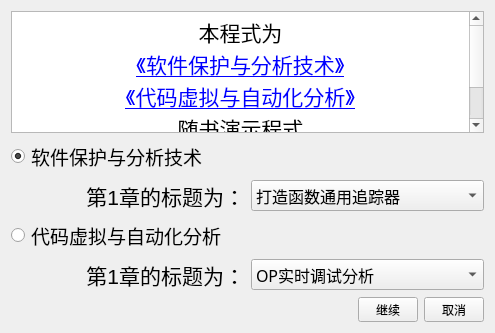
<?xml version="1.0" encoding="UTF-8"?>
<ui version="4.0">
 <class>BookCover</class>
 <widget class="QDialog" name="BookCover">
  <property name="geometry">
   <rect>
    <x>0</x>
    <y>0</y>
    <width>495</width>
    <height>333</height>
   </rect>
  </property>
  <property name="windowTitle">
   <string>请选择《软件保护及破解技术——原理与实践》章节</string>
  </property>
  <layout class="QVBoxLayout" name="verticalLayout_3">
   <item>
    <widget class="QTextBrowser" name="textBrowser">
     <property name="html">
      <string>&lt;!DOCTYPE HTML PUBLIC &quot;-//W3C//DTD HTML 4.0//EN&quot; &quot;http://www.w3.org/TR/REC-html40/strict.dtd&quot;&gt;
&lt;html&gt;&lt;head&gt;&lt;meta name=&quot;qrichtext&quot; content=&quot;1&quot; /&gt;&lt;style type=&quot;text/css&quot;&gt;
p, li { white-space: pre-wrap; }
&lt;/style&gt;&lt;/head&gt;&lt;body style=&quot; font-family:'SimSun'; font-size:9pt; font-weight:400; font-style:normal;&quot;&gt;
&lt;p align=&quot;center&quot; style=&quot; margin-top:0px; margin-bottom:0px; margin-left:0px; margin-right:0px; -qt-block-indent:0; text-indent:0px;&quot;&gt;&lt;span style=&quot; font-size:16pt;&quot;&gt;本程式为&lt;/span&gt;&lt;/p&gt;
&lt;p align=&quot;center&quot; style=&quot; margin-top:0px; margin-bottom:0px; margin-left:0px; margin-right:0px; -qt-block-indent:0; text-indent:0px;&quot;&gt;&lt;a href=&quot;http://bbs.pediy.com/&quot;&gt;&lt;span style=&quot; font-size:16pt; text-decoration: underline; color:#0000ff;&quot;&gt;《软件保护与分析技术》&lt;/span&gt;&lt;/a&gt;&lt;/p&gt;
&lt;p align=&quot;center&quot; style=&quot; margin-top:0px; margin-bottom:0px; margin-left:0px; margin-right:0px; -qt-block-indent:0; text-indent:0px;&quot;&gt;&lt;a href=&quot;http://bbs.pediy.com/&quot;&gt;&lt;span style=&quot; font-size:16pt; text-decoration: underline; color:#0000ff;&quot;&gt;《代码虚拟与自动化分析》&lt;/span&gt;&lt;/a&gt;&lt;/p&gt;
&lt;p align=&quot;center&quot; style=&quot; margin-top:0px; margin-bottom:0px; margin-left:0px; margin-right:0px; -qt-block-indent:0; text-indent:0px;&quot;&gt;&lt;span style=&quot; font-size:16pt;&quot;&gt;随书演示程式&lt;/span&gt;&lt;/p&gt;
&lt;p align=&quot;center&quot; style=&quot;-qt-paragraph-type:empty; margin-top:0px; margin-bottom:0px; margin-left:0px; margin-right:0px; -qt-block-indent:0; text-indent:0px; font-size:16pt;&quot;&gt;&lt;br /&gt;&lt;/p&gt;
&lt;p align=&quot;right&quot; style=&quot; margin-top:0px; margin-bottom:0px; margin-left:0px; margin-right:0px; -qt-block-indent:0; text-indent:0px;&quot;&gt;该程式仅用于配合理解书中内容，请勿用于其它任何用途&lt;/p&gt;&lt;/body&gt;&lt;/html&gt;</string>
     </property>
     <property name="openExternalLinks">
      <bool>true</bool>
     </property>
    </widget>
   </item>
   <item>
    <layout class="QVBoxLayout" name="verticalLayout">
     <item>
      <widget class="QRadioButton" name="rbk1">
       <property name="font">
        <font>
         <family>微软雅黑</family>
         <pointsize>14</pointsize>
         <weight>50</weight>
         <bold>false</bold>
        </font>
       </property>
       <property name="text">
        <string>软件保护与分析技术</string>
       </property>
       <property name="checked">
        <bool>true</bool>
       </property>
      </widget>
     </item>
     <item>
      <layout class="QHBoxLayout" name="horizontalLayout">
       <item>
        <widget class="QLabel" name="labTip">
         <property name="text">
          <string>&lt;html&gt;&lt;head/&gt;&lt;body&gt;&lt;p&gt;&lt;span style=&quot; font-size:16pt;&quot;&gt;第1章的标题为：&lt;/span&gt;&lt;/p&gt;&lt;/body&gt;&lt;/html&gt;</string>
         </property>
         <property name="alignment">
          <set>Qt::AlignRight|Qt::AlignTrailing|Qt::AlignVCenter</set>
         </property>
        </widget>
       </item>
       <item>
        <widget class="QComboBox" name="cmbText">
         <property name="minimumSize">
          <size>
           <width>0</width>
           <height>25</height>
          </size>
         </property>
         <property name="font">
          <font>
           <family>微软雅黑</family>
           <pointsize>12</pointsize>
          </font>
         </property>
         <property name="editable">
          <bool>false</bool>
         </property>
         <item>
          <property name="text">
           <string>打造函数通用追踪器</string>
          </property>
         </item>
         <item>
          <property name="text">
           <string>软件保护技术</string>
          </property>
         </item>
         <item>
          <property name="text">
           <string>打造进程拍照机</string>
          </property>
         </item>
         <item>
          <property name="text">
           <string>软件保护强化</string>
          </property>
         </item>
         <item>
          <property name="text">
           <string>打造资源重建工具</string>
          </property>
         </item>
         <item>
          <property name="text">
           <string>WINLICENSE脱壳</string>
          </property>
         </item>
         <item>
          <property name="text">
           <string>打造伪调试器</string>
          </property>
         </item>
         <item>
          <property name="text">
           <string>VMPROTECT虚拟机分析</string>
          </property>
         </item>
         <item>
          <property name="text">
           <string>软件破解技术</string>
          </property>
         </item>
         <item>
          <property name="text">
           <string>软件保护系统</string>
          </property>
         </item>
         <item>
          <property name="text">
           <string>WINLICENSE虚拟机分析</string>
          </property>
         </item>
         <item>
          <property name="text">
           <string>打造函数监视器</string>
          </property>
         </item>
         <item>
          <property name="text">
           <string>软件破解工具</string>
          </property>
         </item>
         <item>
          <property name="text">
           <string>软件分析技巧</string>
          </property>
         </item>
         <item>
          <property name="text">
           <string>VMPROTECT脱壳</string>
          </property>
         </item>
         <item>
          <property name="text">
           <string>打造预执行调试器</string>
          </property>
         </item>
         <item>
          <property name="text">
           <string>打造重定位修复工具</string>
          </property>
         </item>
        </widget>
       </item>
      </layout>
     </item>
    </layout>
   </item>
   <item>
    <layout class="QVBoxLayout" name="verticalLayout_2">
     <item>
      <widget class="QRadioButton" name="rbk2">
       <property name="font">
        <font>
         <family>微软雅黑</family>
         <pointsize>14</pointsize>
        </font>
       </property>
       <property name="text">
        <string>代码虚拟与自动化分析</string>
       </property>
      </widget>
     </item>
     <item>
      <layout class="QHBoxLayout" name="horizontalLayout_3">
       <item>
        <widget class="QLabel" name="labTip2">
         <property name="text">
          <string>&lt;html&gt;&lt;head/&gt;&lt;body&gt;&lt;p&gt;&lt;span style=&quot; font-size:16pt;&quot;&gt;第1章的标题为：&lt;/span&gt;&lt;/p&gt;&lt;/body&gt;&lt;/html&gt;</string>
         </property>
         <property name="alignment">
          <set>Qt::AlignRight|Qt::AlignTrailing|Qt::AlignVCenter</set>
         </property>
        </widget>
       </item>
       <item>
        <widget class="QComboBox" name="cmbText2">
         <property name="minimumSize">
          <size>
           <width>0</width>
           <height>25</height>
          </size>
         </property>
         <property name="font">
          <font>
           <family>微软雅黑</family>
           <pointsize>12</pointsize>
          </font>
         </property>
         <property name="editable">
          <bool>false</bool>
         </property>
         <item>
          <property name="text">
           <string>OP实时调试分析</string>
          </property>
         </item>
         <item>
          <property name="text">
           <string>自动化分析原理</string>
          </property>
         </item>
         <item>
          <property name="text">
           <string>代码虚拟机结构分析</string>
          </property>
         </item>
         <item>
          <property name="text">
           <string>实时监控分析</string>
          </property>
         </item>
         <item>
          <property name="text">
           <string>打造自动化分析工具</string>
          </property>
         </item>
         <item>
          <property name="text">
           <string>Winlicense 2.3.2 分析</string>
          </property>
         </item>
         <item>
          <property name="text">
           <string>OP分支功能性分析</string>
          </property>
         </item>
         <item>
          <property name="text">
           <string>花型替换分析</string>
          </property>
         </item>
         <item>
          <property name="text">
           <string>模拟虚拟化</string>
          </property>
         </item>
         <item>
          <property name="text">
           <string>xVMDebug插件</string>
          </property>
         </item>
         <item>
          <property name="text">
           <string>代码虚拟化原理</string>
          </property>
         </item>
         <item>
          <property name="text">
           <string>对比测试分析</string>
          </property>
         </item>
         <item>
          <property name="text">
           <string>VMProtect分析</string>
          </property>
         </item>
        </widget>
       </item>
      </layout>
     </item>
    </layout>
   </item>
   <item>
    <layout class="QHBoxLayout" name="horizontalLayout_2">
     <item>
      <spacer name="horizontalSpacer">
       <property name="orientation">
        <enum>Qt::Horizontal</enum>
       </property>
       <property name="sizeHint" stdset="0">
        <size>
         <width>40</width>
         <height>20</height>
        </size>
       </property>
      </spacer>
     </item>
     <item>
      <widget class="QToolButton" name="btnOK">
       <property name="minimumSize">
        <size>
         <width>60</width>
         <height>20</height>
        </size>
       </property>
       <property name="text">
        <string>继续</string>
       </property>
       <property name="icon">
        <iconset resource="xApiSpy.qrc">
         <normaloff>:/ico/images/Continue.ico</normaloff>:/ico/images/Continue.ico</iconset>
       </property>
       <property name="toolButtonStyle">
        <enum>Qt::ToolButtonTextBesideIcon</enum>
       </property>
      </widget>
     </item>
     <item>
      <widget class="QToolButton" name="btnCancel">
       <property name="minimumSize">
        <size>
         <width>60</width>
         <height>0</height>
        </size>
       </property>
       <property name="text">
        <string>取消</string>
       </property>
       <property name="icon">
        <iconset resource="xApiSpy.qrc">
         <normaloff>:/ico/images/stop.ico</normaloff>:/ico/images/stop.ico</iconset>
       </property>
       <property name="toolButtonStyle">
        <enum>Qt::ToolButtonTextBesideIcon</enum>
       </property>
      </widget>
     </item>
    </layout>
   </item>
  </layout>
 </widget>
 <resources>
  <include location="xApiSpy.qrc"/>
 </resources>
 <connections/>
</ui>
